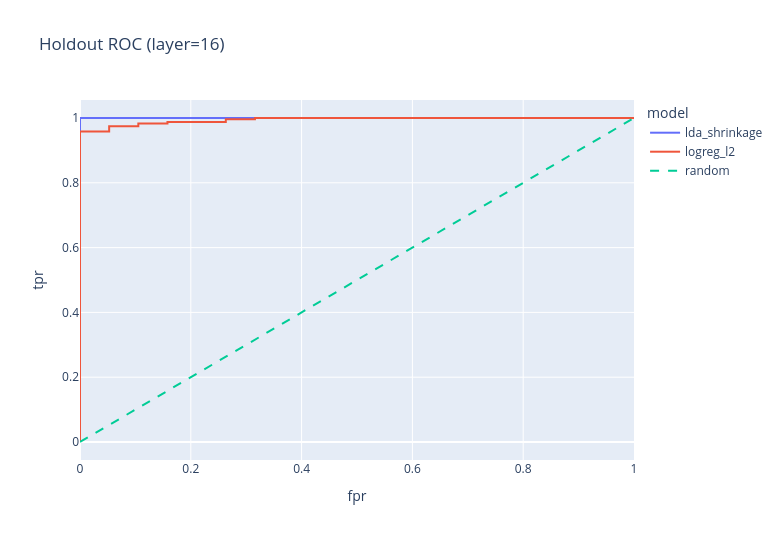
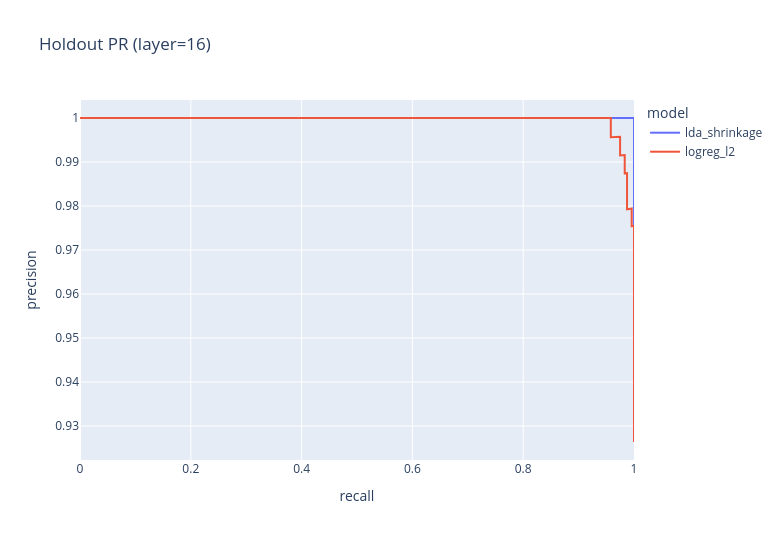

The notebook cell saved with these charts, in order:
### Code cell
# Stage 6: Reporting (choose layer and model)
REPORT_LAYER = RUN.layers[1]
REPORT_MODEL = "lda_shrinkage"

if int(REPORT_LAYER) not in pipeline_results:
    raise RuntimeError(f"REPORT_LAYER={REPORT_LAYER} not found in pipeline_results")

hold_block = pipeline_results[int(REPORT_LAYER)]["holdout"]
val_block = pipeline_results[int(REPORT_LAYER)]["val"]

print("Val metrics:")
display(val_block["metrics_df"].query("model == @REPORT_MODEL"))
print("Holdout metrics:")
display(hold_block["metrics_df"].query("model == @REPORT_MODEL"))

# Holdout subtype diagnostics
print("Holdout subtype diagnostics:")
display(hold_block["subtype_df"].query("model == @REPORT_MODEL").sort_values("collection_name"))

# Text report on holdout.
hold_res = hold_block["results"][REPORT_MODEL]
print(classification_report(hold_res["y_true"], hold_res["y_pred"], target_names=["honest", "malicious"], digits=4))

# ROC and PR curves for the selected layer across both models.
roc_rows = []
pr_rows = []
for model_name, model_out in hold_block["results"].items():
    try:
        fpr, tpr, _ = roc_curve(model_out["y_true"], model_out["y_score"])
        roc_rows.append(pd.DataFrame({"fpr": fpr, "tpr": tpr, "model": model_name}))
    except Exception:
        pass
    try:
        prec, rec, _ = precision_recall_curve(model_out["y_true"], model_out["y_score"])
        pr_rows.append(pd.DataFrame({"recall": rec, "precision": prec, "model": model_name}))
    except Exception:
        pass

if roc_rows:
    roc_df = pd.concat(roc_rows, ignore_index=True)
    fig_roc = px.line(roc_df, x="fpr", y="tpr", color="model", title=f"Holdout ROC (layer={REPORT_LAYER})", width=780, height=540)
    fig_roc.add_scatter(x=[0, 1], y=[0, 1], mode="lines", name="random", line=dict(dash="dash"))
    fig_roc.show()

if pr_rows:
    pr_df = pd.concat(pr_rows, ignore_index=True)
    fig_pr = px.line(pr_df, x="recall", y="precision", color="model", title=f"Holdout PR (layer={REPORT_LAYER})", width=780, height=540)
    fig_pr.show()

### Figure 1 — Plotly figure (JSON) as saved in the notebook; plotly's stock layout.template omitted (floating-point values rounded to 4 significant figures)
{"data": [{"hovertemplate": "model=lda_shrinkage<br>fpr=%{x}<br>tpr=%{y}<extra></extra>", "legendgroup": "lda_shrinkage", "line": {"color": "#636efa", "dash": "solid"}, "marker": {"symbol": "circle"}, "mode": "lines", "name": "lda_shrinkage", "orientation": "v", "showlegend": true, "type": "scatter", "x": [0.0, 0.0, 0.0, 0.6316, 1.0], "xaxis": "x", "y": [0.0, 0.954, 1.0, 1.0, 1.0], "yaxis": "y"}, {"hovertemplate": "model=logreg_l2<br>fpr=%{x}<br>tpr=%{y}<extra></extra>", "legendgroup": "logreg_l2", "line": {"color": "#EF553B", "dash": "solid"}, "marker": {"symbol": "circle"}, "mode": "lines", "name": "logreg_l2", "orientation": "v", "showlegend": true, "type": "scatter", "x": [0.0, 0.0, 0.0, 0.05263, 0.05263, 0.1053, 0.1053, 0.1579, 0.1579, 0.2632, 0.2632, 0.3158, 0.3158, 1.0], "xaxis": "x", "y": [0.0, 0.004184, 0.9582, 0.9582, 0.9749, 0.9749, 0.9833, 0.9833, 0.9874, 0.9874, 0.9958, 0.9958, 1.0, 1.0], "yaxis": "y"}, {"line": {"dash": "dash"}, "mode": "lines", "name": "random", "type": "scatter", "x": [0, 1], "y": [0, 1]}], "layout": {"height": 540, "legend": {"title": {"text": "model"}, "tracegroupgap": 0}, "title": {"text": "Holdout ROC (layer=16)"}, "width": 780, "xaxis": {"anchor": "y", "domain": [0, 1], "title": {"text": "fpr"}}, "yaxis": {"anchor": "x", "domain": [0, 1], "title": {"text": "tpr"}}}}

### Figure 2 — Plotly figure (JSON) as saved in the notebook; plotly's stock layout.template omitted (floating-point values rounded to 4 significant figures; data arrays with more than 128 entries replaced by an {"elided": "..."} marker saying what was removed)
{"data": [{"hovertemplate": "model=lda_shrinkage<br>recall=%{x}<br>precision=%{y}<extra></extra>", "legendgroup": "lda_shrinkage", "line": {"color": "#636efa", "dash": "solid"}, "marker": {"symbol": "circle"}, "mode": "lines", "name": "lda_shrinkage", "orientation": "v", "showlegend": true, "type": "scatter", "x": [1.0, 1.0, 1.0, 1.0, 1.0, 1.0, 1.0, 1.0, 1.0, 1.0, 1.0, 1.0, 1.0, 1.0, 0.9958, 0.9916, 0.9874, 0.9833, 0.9791, 0.9749, 0.9707, 0.9665, 0.9623, 0.9582, 0.954, 0.0], "xaxis": "x", "y": [0.9264, 0.9522, 0.956, 0.9598, 0.9637, 0.9676, 0.9715, 0.9755, 0.9795, 0.9835, 0.9876, 0.9917, 0.9958, 1.0, 1.0, 1.0, 1.0, 1.0, 1.0, 1.0, 1.0, 1.0, 1.0, 1.0, 1.0, 1.0], "yaxis": "y"}, {"hovertemplate": "model=logreg_l2<br>recall=%{x}<br>precision=%{y}<extra></extra>", "legendgroup": "logreg_l2", "line": {"color": "#EF553B", "dash": "solid"}, "marker": {"symbol": "circle"}, "mode": "lines", "name": "logreg_l2", "orientation": "v", "showlegend": true, "type": "scatter", "x": {"elided": "259 float values"}, "xaxis": "x", "y": {"elided": "259 float values"}, "yaxis": "y"}], "layout": {"height": 540, "legend": {"title": {"text": "model"}, "tracegroupgap": 0}, "title": {"text": "Holdout PR (layer=16)"}, "width": 780, "xaxis": {"anchor": "y", "domain": [0, 1], "title": {"text": "recall"}}, "yaxis": {"anchor": "x", "domain": [0, 1], "title": {"text": "precision"}}}}
